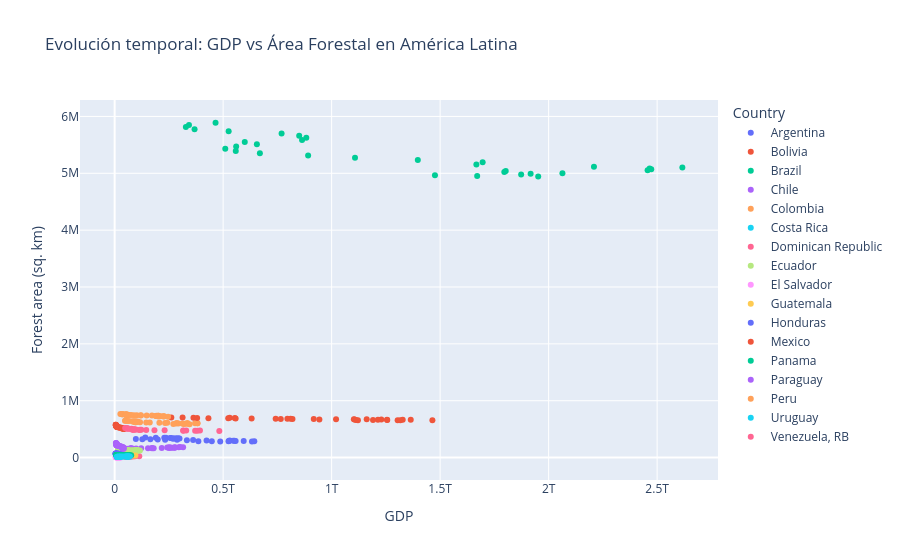

Here is the notebook cell this chart was saved with:
### Code cell
fig = px.scatter(
    Latam_Economico_ambiental,
    x="GDP",
    y="Forest area (sq. km)",
    color="Country",
    title="Evolución temporal: GDP vs Área Forestal en América Latina"
)

fig.show()
